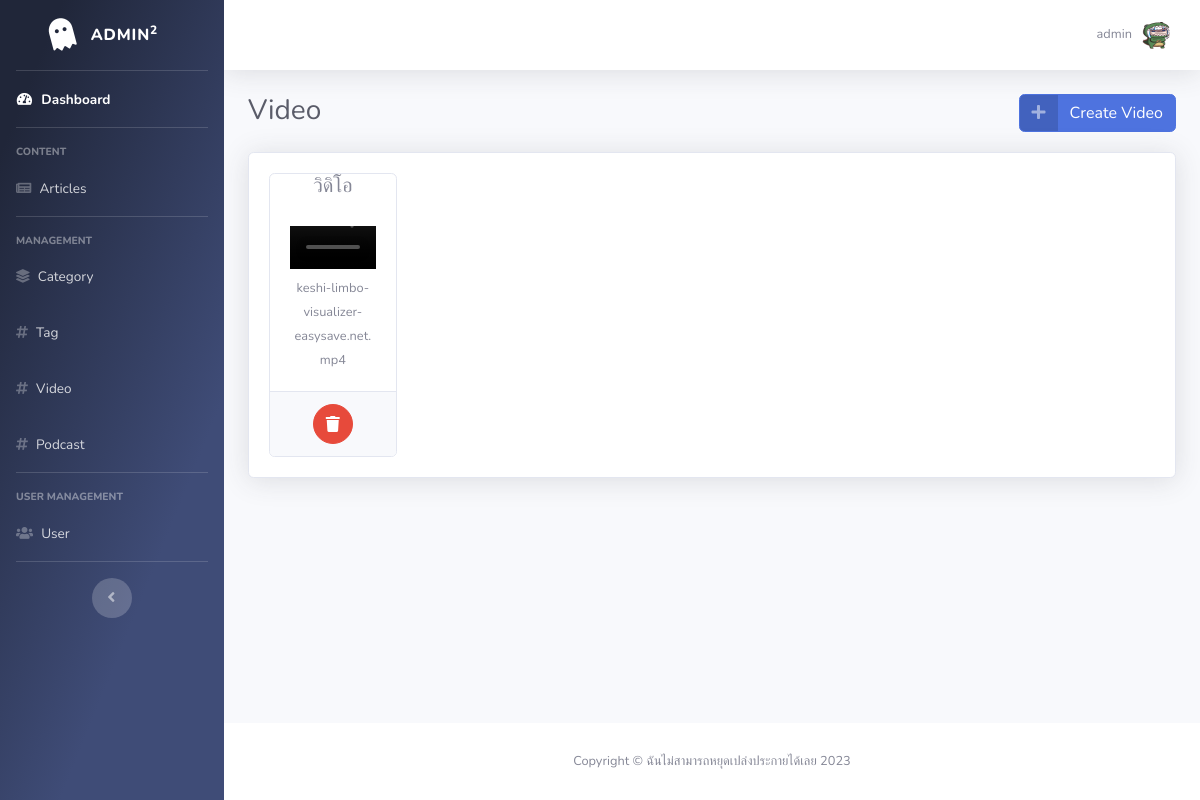
Page /backend/video.php (signed in) on the earlier database version.
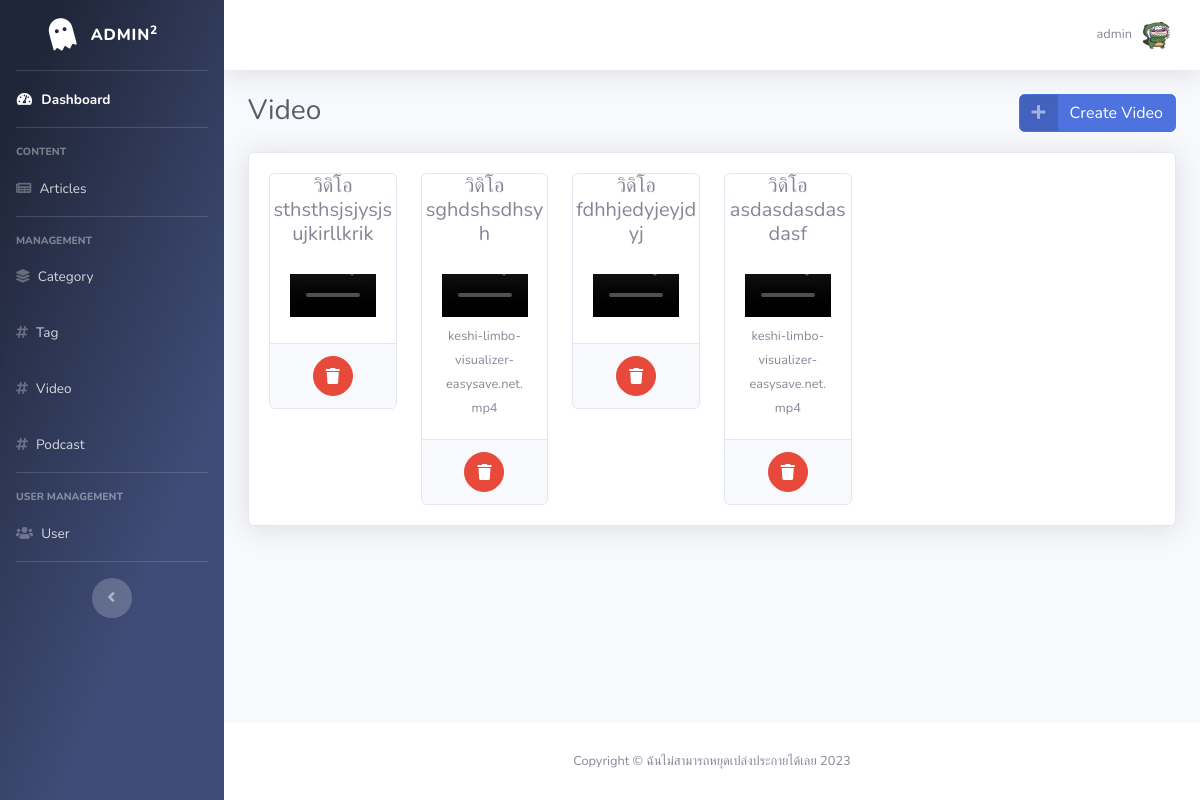
Same page on the later database version.
### tables this page shows
CREATE TABLE `videos` (
  `id` int(11) NOT NULL,
  `name` varchar(255) DEFAULT NULL,
  `v_title` varchar(255) NOT NULL,
  `videoUrl` varchar(255) DEFAULT NULL,
  `location` varchar(255) DEFAULT NULL
);

### backend/video.php (the view, shortened to what this page needs)
<?php
$userRole = $_SESSION['role'];
include("connect/connect.php");
?>
<!DOCTYPE html>
<html lang="en">
<head>
    <link href="vendor/fontawesome-free/css/all.min.css" rel="stylesheet" type="text/css">
    <link href="css/sb-admin-2.css" rel="stylesheet">
</head>
<body id="page-top">
    <div id="wrapper">
        <?php include('./components/sidebar.php') ?>
        <div id="content-wrapper" class="d-flex flex-column">
            <div id="content">
                <?php include('./components/topbar.php') ?>
                <div class="container-fluid">
                    <div class="d-flex justify-content-between">
                        <h1 class="h3 mb-4 text-gray-800">Video</h1>
                        <div>
                            <a href="#" data-toggle="modal" data-target="#createModal" class="btn btn-primary btn-icon-split">
                                <span class="icon text-white-50">
                                    <i class="fas fa-plus"></i>
                                </span>
                                <span class="text">Create Video</span>
                            </a>
                        </div>
                    </div>
                    <div class="card shadow mb-4">
                        <div class="card-body">
                            <div class="row">
                                <?php
                                $fetchVideos = mysqli_query($conn, "SELECT * FROM videos ORDER BY id DESC");
                                while ($row = mysqli_fetch_assoc($fetchVideos)) {
                                    $location = $row['location'];
                                    $Vidname = $row['v_title'];
                                    $VName = $row['name'];
                                ?>
                                    <div class="col-2">
                                        <div class="card text-center d-flex justify-content-center">
                                            <h5>วิดิโอ <?php echo $Vidname; ?></h5>
                                            <div class="card-body">
                                                <video src='uploads/videos/<?php echo $location; ?>' class="img-fluid" controls height='320px'></video>
                                                <small><?php echo $VName ?></small>
                                            </div>
                                            <div class="card-footer">
                                                <?php if ($userRole == '1') { ?>
                                                    <a href="#delModal" class="btn btn-danger btn-circle trash" data-id="<?php echo $row['id'] ?>" role="button" data-toggle="modal" data-name="<?php echo $row['name'] ?>">
                                                        <i class="fas fa-trash"></i>
                                                    </a>
                                                <?php } ?>
                                            </div>
                                        </div>
                                    </div>
                                <?php
                                }
                                ?>
                            </div>
                        </div>
                    </div>
                </div>
            </div>
            <footer class="sticky-footer bg-white">
                <div class="container my-auto">
                    <div class="copyright text-center my-auto">
                        <span>Copyright &copy; ฉันไม่สามารถหยุดเปล่งประกายได้เลย <?php echo date("Y"); ?></span>
                    </div>
                </div>
            </footer>
        </div>
    </div>
</body>
</html>

### backend/components/sidebar.php
<ul class="navbar-nav bg-gradient-custom sidebar sidebar-dark accordion" id="accordionSidebar">
    <a class="sidebar-brand d-flex align-items-center justify-content-center" href="dashboard.php">
        <div class="sidebar-brand-icon rotate-n-15">
            <i class="fas fa-ghost"></i>
        </div>
        <div class="sidebar-brand-text mx-3">Admin<sup>2</sup></div>
    </a>
    <hr class="sidebar-divider my-0">
    <li class="nav-item active">
        <a class="nav-link" href="dashboard.php">
            <i class="fas fa-fw fa-tachometer-alt"></i>
            <span>Dashboard</span></a>
    </li>
    <hr class="sidebar-divider">
    <div class="sidebar-heading">
        Content
    </div>
    <li class="nav-item">
        <a class="nav-link" href="article.php">
            <i class="fas fa-newspaper"></i>
            <span>Articles</span></a>
    </li>
    <hr class="sidebar-divider">
    <div class="sidebar-heading">
        management
    </div>
    <li class="nav-item">
        <a class="nav-link" href="category.php">
            <i class="fas fa-layer-group"></i>
            <span>Category</span></a>
    </li>
    <li class="nav-item">
        <a class="nav-link" href="tag.php">
            <i class="fas fa-hashtag"></i>
            <span>Tag</span></a>
    </li>
    <li class="nav-item">
        <a class="nav-link" href="video.php">
            <i class="fas fa-hashtag"></i>
            <span>Video</span></a>
    </li>
    <li class="nav-item">
        <a class="nav-link" href="podcast.php">
            <i class="fas fa-hashtag"></i>
            <span>Podcast</span></a>
    </li>
    <hr class="sidebar-divider">
    <?php if ($userRole == '1') { ?>
        <div class="sidebar-heading">
            user management
        </div>
        <li class="nav-item">
            <a class="nav-link" href="user.php">
                <i class="fas fa-users"></i>
                <span>User</span></a>
        </li>
        <hr class="sidebar-divider d-none d-md-block">
    <?php } ?>
    <div class="text-center d-none d-md-inline">
        <button class="rounded-circle border-0" id="sidebarToggle"></button>
    </div>
</ul>

### backend/components/topbar.php (shortened to what this page needs)
<nav class="navbar navbar-expand navbar-light bg-white topbar mb-4 static-top shadow">
    <ul class="navbar-nav ml-auto">
        <li class="nav-item dropdown no-arrow">
            <a class="nav-link dropdown-toggle" href="#" id="userDropdown" role="button" data-toggle="dropdown" aria-haspopup="true" aria-expanded="false">
                <span class="mr-2 d-none d-lg-inline text-gray-600 small"><?php echo $_SESSION['username'] ?></span>
                <img class="img-profile rounded-circle" src="uploads/user-img/<?php echo $_SESSION['user-img'] ?>">
            </a>
        </li>
    </ul>
</nav>

Differences in the rows shown:
removed videos: name "keshi-limbo-visualizer-easysave.net.mp4"
added videos: v_title "sthsthsjsjysjsujkirllkrik"
added videos: v_title "sghdshsdhsyh", name "keshi-limbo-visualizer-easysave.net.mp4"
added videos: v_title "fdhhjedyjeyjdyj"
added videos: v_title "asdasdasdasdasf", name "keshi-limbo-visualizer-easysave.net.mp4"
